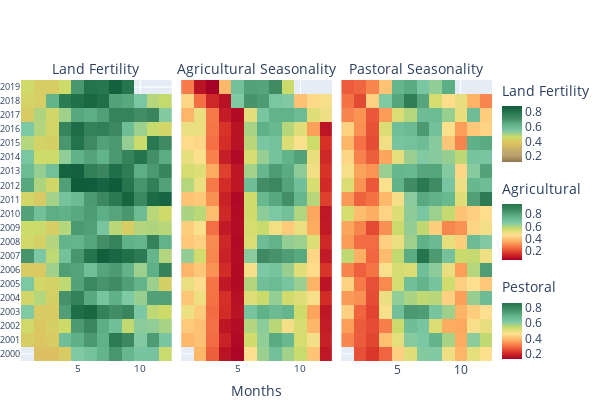

Notebook source saved alongside this figure:
### Code cell
fig = make_subplots(rows = 1, cols =3, shared_yaxes=True, horizontal_spacing=0.02, subplot_titles=("Land Fertility", "Agricultural Seasonality","Pastoral Seasonality"))

fig.append_trace(go.Heatmap(
    x=ndvi_norm['Kapchok'].index.month,
    y=ndvi_norm['Kapchok'].index.year,
    z=ndvi_norm['Kapchok'],
    colorscale=[[0.0, "rgb(140,119,75)"],
                [0.1111111111111111, "rgb(186,160,113)"],
                [0.2222222222222222, "rgb(197,174,105)"],
                [0.3333333333333333, "rgb(223,194,97)"],
                [0.4444444444444444, "rgb(205,220,105)"],
                [0.5555555555555556, "rgb(125,200,165)"],
                [0.6666666666666666, "rgb(95,177,135)"],
                [0.7777777777777778, "rgb(66,140,100)"],
                [0.8888888888888888, "rgb(36,117,78)"],
                [1.0, "rgb(16,91,59)"]],
    colorbar=dict(title="Land Fertility", x=1, y=0.85, lenmode="pixels", len = 100, thickness=20),
    zmid = 0.5
), row=1, col=1)

fig.append_trace(go.Heatmap(
    x = agri_seasonality['Kapchok'].index.month,
    y = agri_seasonality['Kapchok'].index.year,
    z = agri_seasonality['Kapchok'], 
    colorscale=[[0.0, "rgb(165,0,38)"],
                [0.1111111111111111, "rgb(215,48,39)"],
                [0.2222222222222222, "rgb(244,109,67)"],
                [0.3333333333333333, "rgb(253,174,97)"],
                [0.4444444444444444, "rgb(254,224,144)"],
                [0.5555555555555556, "rgb(205,220,105)"],
                [0.6666666666666666, "rgb(125,200,165)"],
                [0.7777777777777778, "rgb(95,177,135)"],
                [0.8888888888888888, "rgb(66,140,100)"],
                [1.0, "rgb(36,117,78)"]],
    colorbar=dict(title="Agricultural",x=1, y=0.5, lenmode="pixels", len = 100, thickness=20),
    zmid = 0.5
    ), row=1, col=2)

fig.append_trace(go.Heatmap(
    x=past_seasonality['Kapchok'].index.month,
    y=past_seasonality['Kapchok'].index.year,
    z=past_seasonality['Kapchok'],
    colorscale=[[0.0, "rgb(165,0,38)"],
                [0.1111111111111111, "rgb(215,48,39)"],
                [0.2222222222222222, "rgb(244,109,67)"],
                [0.3333333333333333, "rgb(253,174,97)"],
                [0.4444444444444444, "rgb(254,224,144)"],
                [0.5555555555555556, "rgb(205,220,105)"],
                [0.6666666666666666, "rgb(125,200,165)"],
                [0.7777777777777778, "rgb(95,177,135)"],
                [0.8888888888888888, "rgb(66,140,100)"],
                [1.0, "rgb(36,117,78)"]],
    colorbar=dict(title="Pestoral", x=1, y=0.15, lenmode="pixels", len = 100, thickness=20),
    zmid = 0.5
), row=1, col=3)

for i in fig['layout']['annotations']:
    i['font'] = dict(size=13.5)

fig.update_layout(
    height = 400,
    width = 600,
    margin= dict(l=0, r=20, t=80, b=10),
    xaxis = dict(
        tickfont=dict(
            size=10
        )
    ),
    xaxis2 = dict(
        title = 'Months',
        tickfont=dict(
            size=10
        )
    ),
    yaxis = dict(
        type = 'category',
        tickfont=dict(
            size=9
        )
    ),
    title= { 
#         'text':'Kapchok Seasonality',
        'y':0.92,
        'x':0.5,
        'xanchor': 'center',
        'yanchor': 'top'}
)

fig.show()

### Figure 1 — Plotly figure (JSON) as saved in the notebook; plotly's stock layout.template omitted (floating-point values rounded to 4 significant figures; data arrays with more than 128 entries replaced by an {"elided": "..."} marker saying what was removed)
{"data": [{"colorbar": {"len": 100, "lenmode": "pixels", "thickness": 20, "title": {"text": "Land Fertility"}, "x": 1, "y": 0.85}, "colorscale": [[0, "rgb(140,119,75)"], [0.1111, "rgb(186,160,113)"], [0.2222, "rgb(197,174,105)"], [0.3333, "rgb(223,194,97)"], [0.4444, "rgb(205,220,105)"], [0.5556, "rgb(125,200,165)"], [0.6667, "rgb(95,177,135)"], [0.7778, "rgb(66,140,100)"], [0.8889, "rgb(36,117,78)"], [1, "rgb(16,91,59)"]], "type": "heatmap", "x": {"elided": "236 int values"}, "xaxis": "x", "y": {"elided": "236 int values"}, "yaxis": "y", "z": {"elided": "236 float values"}, "zmid": 0.5}, {"colorbar": {"len": 100, "lenmode": "pixels", "thickness": 20, "title": {"text": "Agricultural"}, "x": 1, "y": 0.5}, "colorscale": [[0, "rgb(165,0,38)"], [0.1111, "rgb(215,48,39)"], [0.2222, "rgb(244,109,67)"], [0.3333, "rgb(253,174,97)"], [0.4444, "rgb(254,224,144)"], [0.5556, "rgb(205,220,105)"], [0.6667, "rgb(125,200,165)"], [0.7778, "rgb(95,177,135)"], [0.8889, "rgb(66,140,100)"], [1, "rgb(36,117,78)"]], "type": "heatmap", "x": {"elided": "236 int values"}, "xaxis": "x2", "y": {"elided": "236 int values"}, "yaxis": "y2", "z": {"elided": "236 float values"}, "zmid": 0.5}, {"colorbar": {"len": 100, "lenmode": "pixels", "thickness": 20, "title": {"text": "Pestoral"}, "x": 1, "y": 0.15}, "colorscale": [[0, "rgb(165,0,38)"], [0.1111, "rgb(215,48,39)"], [0.2222, "rgb(244,109,67)"], [0.3333, "rgb(253,174,97)"], [0.4444, "rgb(254,224,144)"], [0.5556, "rgb(205,220,105)"], [0.6667, "rgb(125,200,165)"], [0.7778, "rgb(95,177,135)"], [0.8889, "rgb(66,140,100)"], [1, "rgb(36,117,78)"]], "type": "heatmap", "x": {"elided": "236 int values"}, "xaxis": "x3", "y": {"elided": "236 int values"}, "yaxis": "y3", "z": {"elided": "236 float values"}, "zmid": 0.5}], "layout": {"annotations": [{"font": {"size": 13.5}, "showarrow": false, "text": "Land Fertility", "x": 0.16, "xanchor": "center", "xref": "paper", "y": 1, "yanchor": "bottom", "yref": "paper"}, {"font": {"size": 13.5}, "showarrow": false, "text": "Agricultural Seasonality", "x": 0.5, "xanchor": "center", "xref": "paper", "y": 1, "yanchor": "bottom", "yref": "paper"}, {"font": {"size": 13.5}, "showarrow": false, "text": "Pastoral Seasonality", "x": 0.84, "xanchor": "center", "xref": "paper", "y": 1, "yanchor": "bottom", "yref": "paper"}], "height": 400, "margin": {"b": 10, "l": 0, "r": 20, "t": 80}, "title": {"x": 0.5, "xanchor": "center", "y": 0.92, "yanchor": "top"}, "width": 600, "xaxis": {"anchor": "y", "domain": [0, 0.32], "tickfont": {"size": 10}}, "xaxis2": {"anchor": "y2", "domain": [0.34, 0.66], "tickfont": {"size": 10}, "title": {"text": "Months"}}, "xaxis3": {"anchor": "y3", "domain": [0.68, 1]}, "yaxis": {"anchor": "x", "domain": [0, 1], "tickfont": {"size": 9}, "type": "category"}, "yaxis2": {"anchor": "x2", "domain": [0, 1], "matches": "y", "showticklabels": false}, "yaxis3": {"anchor": "x3", "domain": [0, 1], "matches": "y", "showticklabels": false}}}
